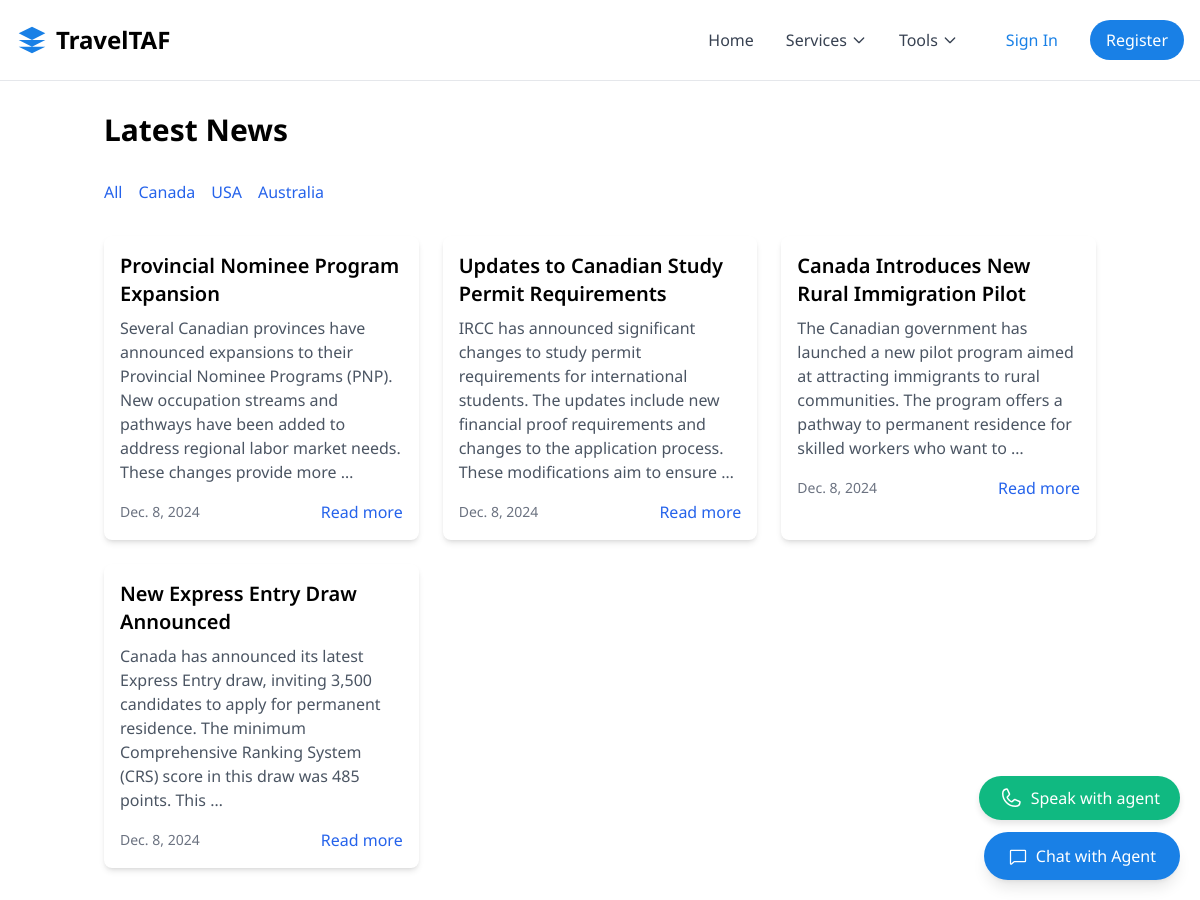
Page /news/category/can/ on the committed database.
### news/models.py (models this page shows, shortened)
class NewsCategory(models.Model):
    name = models.CharField(max_length=100)
    slug = models.SlugField(unique=True)
    description = models.TextField(blank=True)
    class Meta:
        verbose_name_plural = "News Categories"

class News(models.Model):
    title = models.CharField(max_length=255)
    slug = models.SlugField(unique=True)
    content = models.TextField()
    category = models.ForeignKey(NewsCategory, on_delete=models.CASCADE, related_name='news')
    published_date = models.DateTimeField(auto_now_add=True)
    updated_date = models.DateTimeField(auto_now=True)
    author = models.CharField(max_length=100)
    image = models.ImageField(upload_to='news_images/', null=True, blank=True)
    is_featured = models.BooleanField(default=False)
    is_published = models.BooleanField(default=True)
    class Meta:
        verbose_name_plural = "News Articles"
        ordering = ['-published_date']
    def get_absolute_url(self):
        return reverse('news:detail', kwargs={'slug': self.slug})

### news/views.py (the view)
# urls.py: path('', views.NewsListView.as_view(), name='list'),
class NewsListView(ListView):
    model = News
    template_name = 'news/news_list.html'
    context_object_name = 'news_list'
    paginate_by = 10
    def get_queryset(self):
        category_slug = self.kwargs.get('category_slug')
        if category_slug:
            category = get_object_or_404(NewsCategory, slug=category_slug)
            return News.objects.filter(category=category, is_published=True)
        return News.objects.filter(is_published=True)
    def get_context_data(self, **kwargs):
        context = super().get_context_data(**kwargs)
        context['categories'] = NewsCategory.objects.all()
        return context

### templates/news/news_list.html (shortened to what this page needs)
{% extends 'base.html' %}
{% block content %}
<div class="container mx-auto px-4 py-8">
    <h1 class="text-3xl font-bold mb-8">Latest News</h1>
    <div class="mb-8">
        <div class="flex space-x-4">
            <a href="{% url 'news:list' %}" class="text-blue-600 hover:text-blue-800">All</a>
            {% for category in categories %}
            <a href="{% url 'news:category' category.slug %}" class="text-blue-600 hover:text-blue-800">
                {{ category.name }}
            </a>
            {% endfor %}
        </div>
    </div>
    <div class="grid grid-cols-1 md:grid-cols-2 lg:grid-cols-3 gap-6">
        {% for news in news_list %}
        <div class="bg-white rounded-lg shadow-md overflow-hidden">
            <div class="p-4">
                <h2 class="text-xl font-semibold mb-2">{{ news.title }}</h2>
                <p class="text-gray-600 mb-4">{{ news.content|truncatewords:30 }}</p>
                <div class="flex justify-between items-center">
                    <span class="text-sm text-gray-500">{{ news.published_date|date }}</span>
                    <a href="{{ news.get_absolute_url }}" class="text-blue-600 hover:text-blue-800">Read more</a>
                </div>
            </div>
        </div>
        {% empty %}
        <p>No news articles available.</p>
        {% endfor %}
    </div>
</div>
{% endblock %}

### static/css/index.css (style rules this page uses)
body { font-family: "Noto Serif", "Noto Sans", sans-serif; }

### templates/base.html (style rules this page uses)
body { font-family: 'Noto Sans', sans-serif; }

### rows in the picture
NewsCategory: name "Canada"
NewsCategory: name "USA"
NewsCategory: name "Australia"
News: title "Provincial Nominee Program Expansion", content "Several Canadian provinces have announced expansions to their Provincial Nominee Programs (PNP). New occupation streams and pathways have been added to address regional labor market needs. These changes provide more …", published_date "Dec. 8, 2024"
News: title "Updates to Canadian Study Permit Requirements", content "IRCC has announced significant changes to study permit requirements for international students. The updates include new financial proof requirements and changes to the application process. These modifications aim to ensure …", published_date "Dec. 8, 2024"
News: title "Canada Introduces New Rural Immigration Pilot", content "The Canadian government has launched a new pilot program aimed at attracting immigrants to rural communities. The program offers a pathway to permanent residence for skilled workers who want to …", published_date "Dec. 8, 2024"
News: title "New Express Entry Draw Announced", content "Canada has announced its latest Express Entry draw, inviting 3,500 candidates to apply for permanent residence. The minimum Comprehensive Ranking System (CRS) score in this draw was 485 points. This …", published_date "Dec. 8, 2024"
